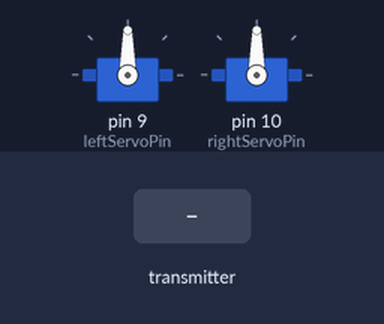
A sketch run on a simulated Arduino Uno, built with avr-gcc and run on an emulated ATmega328P. On the bench: 2 × servo. The inputs (shaded band) are chosen by the test bench. No radio packets arrive unless stated; what the sketch prints to the serial monitor is not drawn.

Above: at 1.3 s.
1.4 s: the transmitter starts sending instruction = 0
Timing chart, 0 to 4.4 s (numbered marks = the images above; inputs shaded):
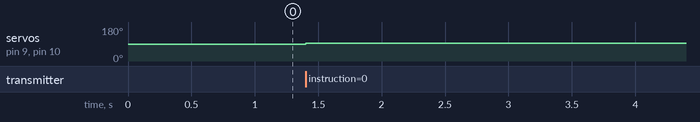

Measured:
- after the input at 1.4 s, servo on pin 9 (leftServoPin), servo on pin 10 (rightServoPin): 90° → 93° at once

The sketch:

RadioRocket.ino
```cpp
#include <SPI.h>    // Serial Peripheral Interface bus library
#include "RF24.h"   // Library for nRF24L01s
#include <Servo.h>

// Pins and sensors
int leftServoPin = 9;
int rightServoPin = 10;


// Servos
Servo leftServo;  // create servo object to control the left servo
Servo rightServo;  // create servo object to control the right servo
const int idleSpeed = 1500;
int leftSpeed=450;
int rightSpeed=500;

int leftServoPos = 0;
int rightServoPos = 0;

int Max = 800;

RF24 radio(2,3);  // For Arduino Micro
byte addresses[][6] = {"1Node","2Node"};

void setup() {
  Serial.begin(115200);
  delay(100);
  // Setup radio
  radio.begin();
  radio.setChannel(113);
  radio.setPALevel(RF24_PA_MAX);
  radio.setDataRate( RF24_250KBPS ) ;
  radio.openReadingPipe(1, addresses[0]);
  radio.startListening();
  // Setup servos
  leftServo.attach(leftServoPin);
  rightServo.attach(rightServoPin);
}

void loop() {
  unsigned long response = 10;
  unsigned long instruction;
  if( radio.available()) {                                        // Variable for the received timestamp
    while (radio.available()) {                                   // While there is data ready
      radio.read( &instruction, sizeof(unsigned long) );             // Get the payload
    }
    Serial.print(F("Got instruction "));
    Serial.println(instruction);
    if (instruction == 1) {
      leftServo.writeMicroseconds(idleSpeed - leftSpeed);
      rightServo.writeMicroseconds(idleSpeed + rightSpeed);
    } else if (instruction == 2) {
      leftServo.writeMicroseconds(idleSpeed + leftSpeed);
      rightServo.writeMicroseconds(idleSpeed - rightSpeed);
      //beepWithDelay();
    } else if (instruction == 3) {
      leftServo.writeMicroseconds(idleSpeed - leftSpeed);
      rightServo.writeMicroseconds(idleSpeed - rightSpeed);
    }  else if (instruction == 4) {
      leftServo.writeMicroseconds(idleSpeed + leftSpeed);
      rightServo.writeMicroseconds(idleSpeed + rightSpeed);
    } else if (instruction == 5) {
      leftServo.writeMicroseconds(idleSpeed);
      rightServo.writeMicroseconds(idleSpeed);
    } else if (instruction == 0) {
      leftServo.writeMicroseconds(idleSpeed);
      rightServo.writeMicroseconds(idleSpeed);
    }
 }
}
```
